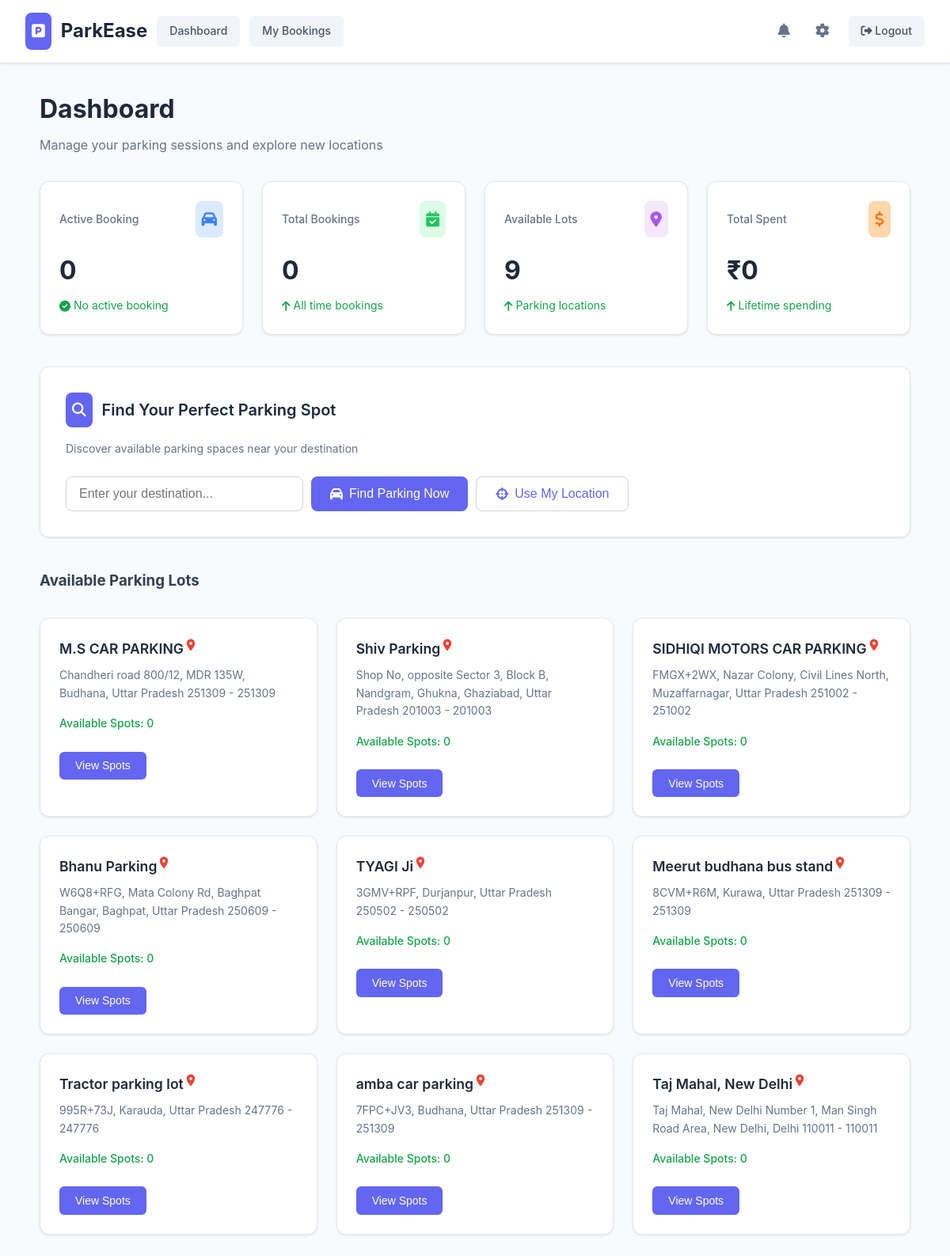
Page /user/dashboard (signed in) on the committed database.
### models.py (models this page shows)
class ParkingLot(db.Model):
    id = db.Column(db.Integer, primary_key=True) #primary key
    prime_location_name = db.Column(db.String(100), nullable=False) # name of the parking lot
    price = db.Column(db.Float, nullable=False) # price per hour
    address = db.Column(db.String(200), nullable=False) # address of the parking lot
    pin_code = db.Column(db.String(10), nullable=False) # pin code of the parking lot
    maximum_number_of_spots = db.Column(db.Integer, nullable=False) # maximum number of parking spots in the lot
    latitude = db.Column(db.Float, nullable=True)
    longitude = db.Column(db.Float, nullable=True)
    spots = db.relationship('ParkingSpot', backref='lot', cascade="all, delete", lazy=True) # relationship to ParkingSpot model

### user.py (the view)
@user_bp.route('/dashboard', methods=['GET', 'POST'])
@login_required
def user_dashboard():
    now = datetime.now()
    active_bookings = get_active_bookings(current_user.id, now)
    total_bookings = get_total_bookings(current_user.id)
    total_spent = get_total_spent(current_user.id)
    query = request.form.get('query', '').strip() if request.method == 'POST' else ''
    if query:
        parking_lots = ParkingLot.query.filter(
            (ParkingLot.pin_code.like(f"%{query}%")) |
            (ParkingLot.prime_location_name.ilike(f"%{query}%")) |
            (ParkingLot.address.ilike(f"%{query}%"))
        ).all()
    else:
        parking_lots = ParkingLot.query.all()
    def lot_to_dict(lot):
        rate = getattr(lot, 'price_per_hour', getattr(lot, 'price', 0))
        return {
            'id': lot.id,
            'prime_location_name': lot.prime_location_name,
            'address': lot.address,
            'pin_code': lot.pin_code,
            'rate': rate,
            'spots': [
                {
                    'id': spot.id,
                    'number': getattr(spot, 'spot_number', spot.id),
                    'status': spot.status
                }
                for spot in lot.spots
            ]
        }
    parking_lots_dict = [lot_to_dict(lot) for lot in parking_lots]
    notifications = []
    recent_bookings = Reservation.query.filter_by(user_id=current_user.id)\
        .order_by(Reservation.parking_timestamp.desc()).limit(5).all()
    for b in recent_bookings:
        notifications.append({
            'icon': 'fa-parking',
            'message': f'Booking for Spot #{b.spot_id} at {b.lot.prime_location_name} confirmed!',
            'time': b.parking_timestamp.strftime('%d %b %Y, %H:%M')
        })
    return render_template(
        'user/user_dashboard.html',
        parking_lots=parking_lots_dict,
        active_count=len(active_bookings),
        total_count=len(total_bookings),
        total_spent=total_spent,
        search_query=query,
        notifications=notifications
    )

### app.py (called while the page is built)
@login_manager.user_loader
def load_user(user_id):
    return User.query.get(int(user_id))

@app.context_processor
def inject_datetime():
    return dict(datetime=datetime, timedelta=timedelta)

### user.py (called while the page is built)
def get_active_bookings(user_id, now=None):
    if now is None:
        now = datetime.now()
    today = now.date()
    return Reservation.query.filter(
        Reservation.user_id == user_id,
        Reservation.parking_timestamp >= datetime.combine(today, datetime.min.time()),
        Reservation.leaving_timestamp <= datetime.combine(today, datetime.max.time())
    ).all()

def get_total_bookings(user_id):
    return Reservation.query.filter_by(user_id=user_id).all()

def get_total_spent(user_id):
    return db.session.query(db.func.coalesce(db.func.sum(Reservation.parking_cost), 0))\
        .filter(Reservation.user_id == user_id).scalar()

### templates/user/user_dashboard.html (shortened to what this page needs)
{% extends 'base1.html' %}
{% block content %}
<link rel="stylesheet" href="https://cdnjs.cloudflare.com/ajax/libs/font-awesome/6.4.2/css/all.min.css">
<div class="dashboard-header">
    <h2>Dashboard</h2>
    <p class="dashboard-subtitle">Manage your parking sessions and explore new locations</p>
</div>
<div class="stats-grid">
    <div class="stat-card">
        <div class="stat-header">
            <div class="stat-title">Active Booking</div>
            <div class="stat-icon blue"><i class="fas fa-car"></i></div>
        </div>
        <div class="stat-value">{{ active_count }}</div>
        <div class="stat-change {{ 'positive' if active_count == 0 else 'negative' }}">
            <i class="fas {{ 'fa-check-circle' if active_count == 0 else 'fa-car' }}"></i>
            <span>{% if active_count == 0 %}No active booking{% else %}Currently parked{% endif %}</span>
        </div>
    </div>
    <div class="stat-card">
        <div class="stat-header">
            <div class="stat-title">Total Bookings</div>
            <div class="stat-icon green"><i class="fas fa-calendar-check"></i></div>
        </div>
        <div class="stat-value">{{ total_count }}</div>
        <div class="stat-change positive">
            <i class="fas fa-arrow-up"></i>
            <span>All time bookings</span>
        </div>
    </div>
    <div class="stat-card">
        <div class="stat-header">
            <div class="stat-title">Available Lots</div>
            <div class="stat-icon purple"><i class="fas fa-map-marker-alt"></i></div>
        </div>
        <div class="stat-value">{{ parking_lots | length }}</div>
        <div class="stat-change positive">
            <i class="fas fa-arrow-up"></i>
            <span>Parking locations</span>
        </div>
    </div>
    <div class="stat-card">
        <div class="stat-header">
            <div class="stat-title">Total Spent</div>
            <div class="stat-icon orange"><i class="fas fa-dollar-sign"></i></div>
        </div>
        <div class="stat-value">₹{{ total_spent | round(2) }}</div>
        <div class="stat-change positive">
            <i class="fas fa-arrow-up"></i>
            <span>Lifetime spending</span>
        </div>
    </div>
</div>
<div class="search-section">
    <div class="search-header">
        <div class="search-header-icon"><i class="fas fa-search"></i></div>
        <h3>Find Your Perfect Parking Spot</h3>
    </div>
    <p class="search-subtitle">Discover available parking spaces near your destination</p>
    <div class="search-controls">
        <form id="searchForm" method="POST" action="{{ url_for('user.user_dashboard') }}" style="display: flex; gap: 10px;">
            <input type="text" class="search-input" id="searchInput" name="query" placeholder="Enter your destination..." value="{{ search_query or '' }}" required>
            <button class="search-btn" type="submit">
                <i class="fas fa-car"></i>
                Find Parking Now
            </button>
            <button class="location-btn" type="button" id="locationBtn">
                <i class="fas fa-crosshairs"></i>
                Use My Location
            </button>
        </form>
    </div>
</div>
<h3>Available Parking Lots</h3>
<div class="lots-grid">
    {% if parking_lots %}
        {% for lot in parking_lots %}
            <div class="lot-card">
                <div class="lot-map"><h4 class="lot-name">{{ lot.prime_location_name }}</h4>
                <a href="https://www.google.com/maps/search/?api=1&query={{ (lot.prime_location_name ~ ' ' ~ lot.address) | urlencode }}" target="_blank"
class="map-btn">
   <svg xmlns="http://www.w3.org/2000/svg" width="20" height="20" viewBox="0 0 24 24">
     <path fill="#EA4335" d="M12 2C8.13 2 5 5.13 5 9c0 5.25 7 13 7 13s7-7.75 7-13c0-3.87-3.13-7-7-7z"/>
     <circle cx="12" cy="9" r="2.5" fill="#fff"/>
   </svg>
</a></div>
                {% set all_ratings = [] %}
                {% for spot in lot.spots %}
                    {% for res in spot.reservations %}
                        {% if res.rating %}
                            {% set _ = all_ratings.append(res.rating) %}
                        {% endif %}
                    {% endfor %}
                {% endfor %}
                <p class="lot-address">{{ lot.address }} - {{ lot.pin_code }}</p>
                {% set available_spots = lot.spots | selectattr('status', 'equalto', 'A') | list %}
                <p class="lot-spots">Available Spots: {{ available_spots | length }}</p>
                <button class="lot-btn" onclick="openViewSpotModalById({{ lot.id }})">View Spots</button>
            </div>
        {% endfor %}
    {% else %}
        <p>No parking lots found for your search.</p>
    {% endif %}
</div>
{% endblock %}

### templates/base1.html (shortened to what this page needs)
<!DOCTYPE html>
<html lang="en">
<head>
    <link rel="stylesheet" href="https://cdnjs.cloudflare.com/ajax/libs/font-awesome/6.4.2/css/all.min.css">
</head>
<body>
    <header class="header">
        <div class="logo">
            <div class="logo-icon"><i class="fas fa-parking"></i></div>
            <div class="logo-text">
                <h1>ParkEase</h1>
            </div>
            <a href="{{ url_for('user.user_dashboard') }}" class="logout-btn">Dashboard</a>
            <a href="{{ url_for('user.my_bookings') }}" class="logout-btn">My Bookings</a>
        </div>
        <div class="header-actions">
            <button class="header-btn notification-btn" id="notificationBtn">
                <i class="fas fa-bell"></i>
            </button>
            <button class="header-btn"><i class="fas fa-cog"></i></button>
            <a href="{{ url_for('auth.logout') }}" class="logout-btn">
                <i class="fas fa-sign-out-alt"></i> Logout
            </a>
        </div>
    </header>
    <main style="margin: 2rem 50px;">
        {% block content %}{% endblock %}
    </main>
</body>
</html>

### templates/user/user_dashboard.html (style rules this page uses)
.map-btn { display: contents; align-items: center; gap: 6px; background: #10b981; color: #fff; padding: 6px 12px; margin-top: 8px; border-radius: 8px; text-decoration: none; font-weight: 600; font-size: 0.95rem; transition: background 0.2s; }
.map-btn svg { width: 18px; height: 18px; }
.lot-map { display: flex; }

### rows in the picture
ParkingLot: prime_location_name "M.S CAR PARKING", address "Chandheri road 800/12, MDR 135W, Budhana, Uttar Pradesh 251309", pin_code "251309", available_spots "0"
ParkingLot: prime_location_name "Shiv Parking", address "Shop No, opposite Sector 3, Block B, Nandgram, Ghukna, Ghaziabad, Uttar Pradesh 201003", pin_code "201003", available_spots "0"
ParkingLot: prime_location_name "SIDHIQI MOTORS CAR PARKING", address "FMGX+2WX, Nazar Colony, Civil Lines North, Muzaffarnagar, Uttar Pradesh 251002", pin_code "251002", available_spots "0"
ParkingLot: prime_location_name "Bhanu Parking", address "W6Q8+RFG, Mata Colony Rd, Baghpat Bangar, Baghpat, Uttar Pradesh 250609", pin_code "250609", available_spots "0"
ParkingLot: prime_location_name "TYAGI Ji", address "3GMV+RPF, Durjanpur, Uttar Pradesh 250502", pin_code "250502", available_spots "0"
ParkingLot: prime_location_name "Meerut budhana bus stand", address "8CVM+R6M, Kurawa, Uttar Pradesh 251309", pin_code "251309", available_spots "0"
ParkingLot: prime_location_name "Tractor parking lot", address "995R+73J, Karauda, Uttar Pradesh 247776", pin_code "247776", available_spots "0"
ParkingLot: prime_location_name "amba car parking", address "7FPC+JV3, Budhana, Uttar Pradesh 251309", pin_code "251309", available_spots "0"
ParkingLot: prime_location_name "Taj Mahal, New Delhi", address "Taj Mahal, New Delhi Number 1, Man Singh Road Area, New Delhi, Delhi 110011", pin_code "110011", available_spots "0"

### other values in the picture
{{ active_count }} "0"
{{ total_count }} "0"
{{ parking_lots | length }} "9"
{{ total_spent | round(2) }} "0"
